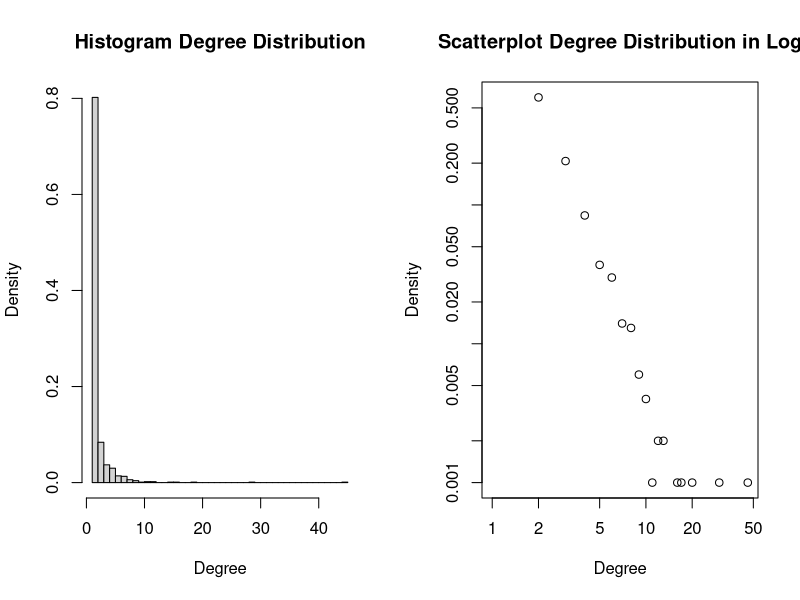
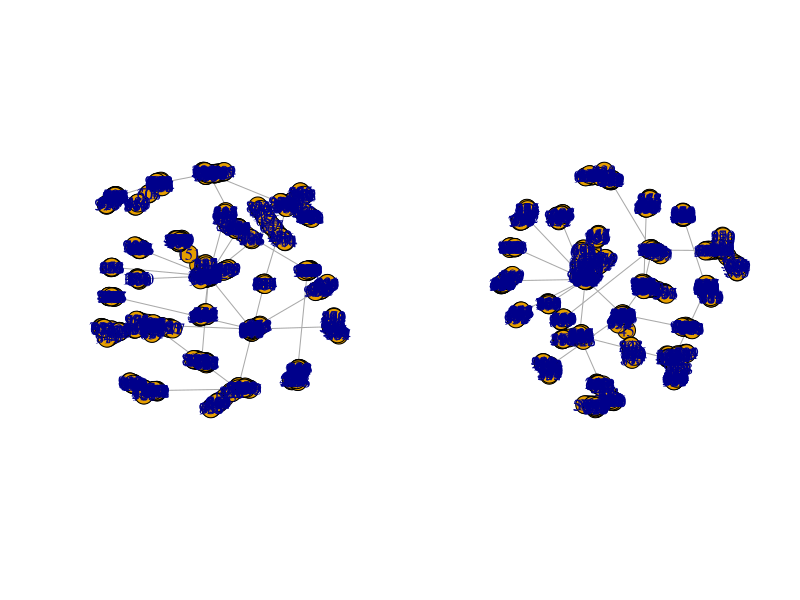
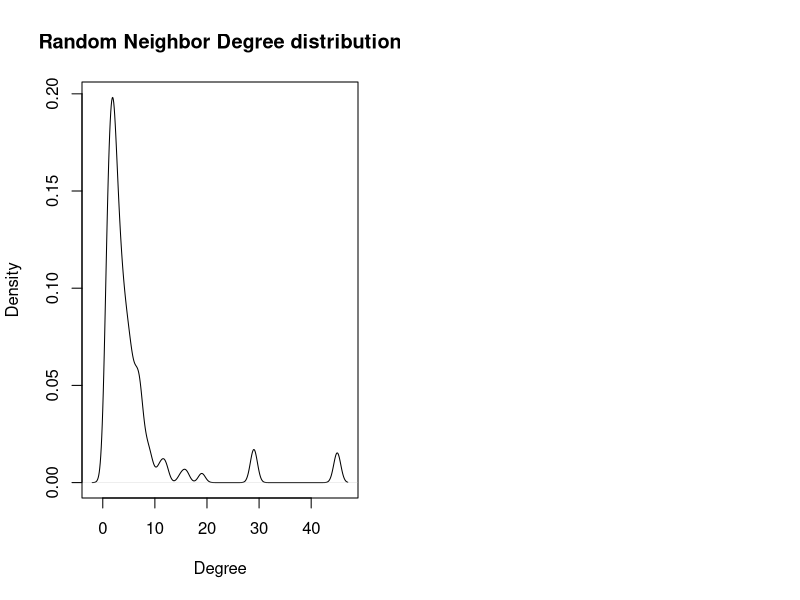

The R source for these figures, in order:

### Problem2(a)
## plot degree distribution
library("igraph")
g1 <- barabasi.game(1000, directed = FALSE)

degreeVector1 <- degree(g1)
# plot the pic by row = 1, col = 2
par(mfrow = c(1,2))
# Ploting main distribution and log distribution
h1 <- hist(degreeVector1, breaks = 50, main = "Histogram Degree Distribution", xlab = "Degree", ylab = "Density", freq = FALSE)
h2 <- plot(degree.distribution(g1), log = "xy", main = "Scatterplot Degree Distribution in Log", xlab = "Degree", ylab="Density")

## calculate the diameter
Connectivity <- 0
Diameter <- 0
for (i in 1:100) {
  g <- barabasi.game(1000, directed=FALSE)
  Connectivity <- c(Connectivity, is.connected(g))
  Diameter <- c(Diameter, diameter(g))
}
# verify if all the graphs are connected and calculate the mean diameter
Con_avg <- mean(Connectivity)
Dia_avg <- mean(Diameter)
print(Dia_avg)

### Problem2(b)
## Find Giant Clustered Component
cl1 <- clusters(g1)
gccIndex <- which.max(cl1$csize)
nonGccNodes <- (1:vcount(g1))[cl1$membership != gccIndex]
gcc <- delete.vertices(g1, nonGccNodes)
fg <- fastgreedy.community(gcc)
mod <- modularity(fg)
## Print out modularity and plot the gcc/g
print(mod)
par(mfrow = c(1,2))
plot(g1)
plot(gcc)

### Problem2(c)
## The same as previous one with 10000 nodes
g2 <- barabasi.game(10000,directed=FALSE)
cl2 <- clusters(g2)
gccIndex2 <- which.max(cl2$csize)
nonGccNodes2 <- (1:vcount(g2))[cl2$membership != gccIndex2]
gcc2 <- delete.vertices(g2, nonGccNodes2)
fg2 <- fastgreedy.community(gcc2)
mod2 <- modularity(fg2)

print(mod2)

### Problem2(d)
## randomly picked 1000 nodes i and its corresponding neighbor j and plot the distribution
Degree <- 0
for (i in 1:1000){
  ran <- sample(1:vcount(g1),1)
  neib <- neighbors(g1, ran)
  if (length(neib) == 1) {
    picked = neib
  } else {
    picked = sample(neib, 1)
  }
  Degree <- c(Degree,degree(g1, picked))
}
plot(density(Degree), main='Random Neighbor Degree distribution', xlab='Degree', ylab='Density')
